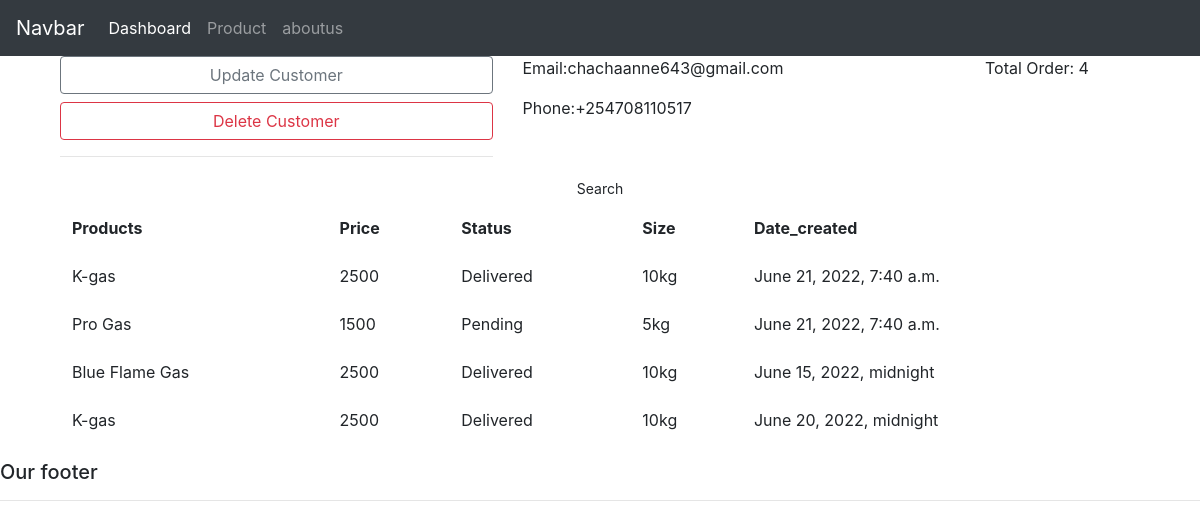
Screenshot of /customers/1/ with the database file from the repository.
### customers/models.py (models this page shows, shortened)
class Customer(models.Model):
    name=models.CharField(max_length=200 ,null=True)
    email=models.CharField(max_length=200 ,null=True)
    phone=models.CharField(max_length=200 ,null=True)
    location=models.CharField(max_length=200 ,null=True)
    date_created=models.DateTimeField(auto_now_add=True,null=True)
    def __str__(self) :
        return  self.name

class Order(models.Model):
    customer=models.ForeignKey(Customer, on_delete=models.SET_NULL,null=True)
    product=models.ForeignKey(Product, on_delete=models.SET_NULL,null=True)
    STATUS=(('Pending ','Pending'),
                  ('Delivered ','Delivered') ,
                  ('Out for delivery ','Out for delivery') )
    status=models.CharField(max_length=200,null=True,choices=STATUS)
    date_created=models.DateTimeField(auto_now_add=True,null=True)

class Product(models.Model):
    product_name=models.CharField(max_length=200 ,null=True)
    description=models.CharField(max_length=200 ,null=True)
    price=models.IntegerField(null=True)
    size=models.CharField(max_length=200,null=True)
    date_created=models.DateTimeField(auto_now_add=True,null=True)
    def __str__(self) :
        return self.product_name

### customers/views.py (the view)
# urls.py: path('',include('customers.urls')),
def customers(request ,pk):
    customers=Customer.objects.get(id=pk)
    orders=customers.order_set.all()
    total_orders=orders.count()
    context={"customers":customers,"orders":orders,"total_orders":total_orders}
    print(customers)
    return render(request, 'customers/customer.html' ,context)

### customers/templates/customers/customer.html
{% extends 'customers/main.html' %}
{% block content %}
<div class="container">
    <div class="col">
        <div class="row">
        <div class="col-5">
            <a href="#" class="btn btn-block btn-outline-secondary">Update Customer</a>
            <a href="#" class="btn btn-block btn-outline-danger">Delete Customer</a>
            <hr>
        </div>
        <div class="col-5">
          <p>Email:{{customers.email}}</p>
          <p>Phone:{{customers.phone}}</p>
        </div>
        <div class="col-2">
          <p>Total Order: {{ total_orders }}</p>
        </div>
        </div>
<div class="row">
    <div class="col">
        <a href="#" class="btn btn-block btn-sm btn-outline">Search</a>
    </div>
</div>
<div class="row">
    <div class="col">
        <table class="table table-borderless">
            <thead>
              <tr>
                <th>Products</th>
                <th>Price</th>
                <th>Status</th>
                <th>Size</th>
                <th>Date_created</th>
              </tr>
            </thead>
            <tbody>
              {% for order in orders %}
              <tr>
                <td>{{ order.product }}</td>
                <td>{{ order.product.price }}</td>
                <td>{{ order.status }}</td>
                <td>{{ order.product.size }}</td>
                <td>{{ order.date_created }}</td>
              </tr>
              {% endfor %}
            </tbody>
            </table>
    </div>
</div>
    </div>
  </div>
{% endblock %}

### rows the page displays
Customer: email "chachaanne643@gmail.com", phone "+254708110517"
Order: product "K-gas", product.price "2500", status "Delivered", product.size "10kg", date_created "June 21, 2022, 7:40 a.m."
Order: product "Pro Gas", product.price "1500", status "Pending", product.size "5kg", date_created "June 21, 2022, 7:40 a.m."
Order: product "Blue Flame Gas", product.price "2500", status "Delivered", product.size "10kg", date_created "June 15, 2022, midnight"
Order: product "K-gas", product.price "2500", status "Delivered", product.size "10kg", date_created "June 20, 2022, midnight"

### other values shown
{{ total_orders }} "4"
